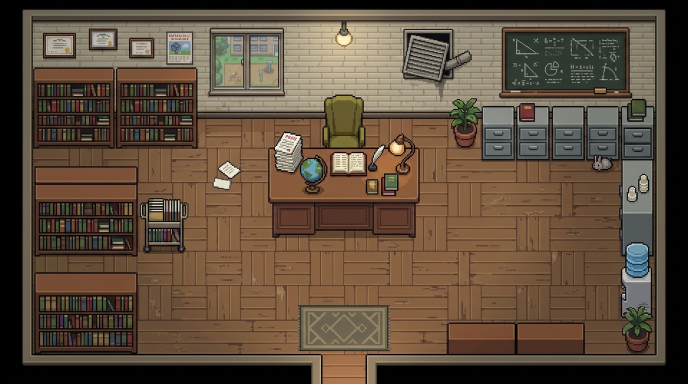
#> input picture client/.edgeone/assets/assets/maps/teacher_office/教师办公室.png, 1376 x 768 px, found by its file name (shown at 1/2 size)
$ python extract_teacher_office.py
#> lines starting #> are read from the running program, lines starting #| are printed output that depends on the picture
"""
教师办公室物品提取脚本
功能：
1. 从 教师办公室.png 中提取每个独立物品
2. 将背景（地板/墙壁）替换为白色
3. 保存为独立 PNG 文件供检查
"""

from PIL import Image
import os
import numpy as np

# 输入输出路径
INPUT_PATH = r"E:\Happy-Child\client\public\assets\maps\teacher_office\教师办公室.png"
TEMP_OUTPUT_DIR = r"E:\Happy-Child\client\public\assets\maps\teacher_office\temp_sprites"
FINAL_OUTPUT_DIR = r"E:\Happy-Child\client\public\assets\maps\teacher_office\teacher_office_sprites"

def ensure_dir(path):
    os.makedirs(path, exist_ok=True)

def get_background_color(img_array, sample_region):
    """从指定区域采样背景颜色"""
    x1, y1, x2, y2 = sample_region
    region = img_array[y1:y2, x1:x2]
    # 取中位数颜色作为背景色（更鲁棒）
    return np.median(region.reshape(-1, 4), axis=0)

def color_distance(c1, c2):
    """计算颜色距离（考虑透明度）"""
    # 归一化到 0-1
    return np.sqrt(np.sum((c1[:3] - c2[:3])**2))

def remove_background(crop, bg_color, threshold=45, is_floor=True):
    """
    移除背景并替换为白色
    - crop: PIL Image (RGBA)
    - bg_color: 背景颜色 [R, G, B, A]
    - threshold: 颜色距离阈值
    - is_floor: 是否是地板上的物体（地板为棕色系）
    """
    arr = np.array(crop).astype(np.float32)
    h, w = arr.shape[:2]

    # 创建掩码：True = 背景
    # 方法：计算每个像素与背景色的距离
    dists = np.zeros((h, w))
    for y in range(h):
        for x in range(w):
            dists[y, x] = color_distance(arr[y, x], bg_color)

    # 同时检查像素是否接近黑色（房间外的区域）
    black_dist = np.sqrt(np.sum(arr[:, :, :3]**2, axis=2))

    # 背景掩码：接近背景色 或 接近纯黑
    mask = (dists < threshold) | (black_dist < 30)

    # 对于地板上的物体，额外检测地板木纹模式
    if is_floor:
        # 地板是棕色系，检测棕色像素
        brown_mask = (arr[:, :, 0] > 80) & (arr[:, :, 0] < 160) & \
                     (arr[:, :, 1] > 50) & (arr[:, :, 1] < 120) & \
                     (arr[:, :, 2] > 30) & (arr[:, :, 2] < 80)
        mask = mask | brown_mask

    # 对于墙壁上的物体，检测砖墙模式
    else:
        # 墙壁是浅色砖墙
        wall_mask = (arr[:, :, 0] > 180) & (arr[:, :, 1] > 180) & (arr[:, :, 2] > 170) & \
                    (arr[:, :, 0] < 240) & (arr[:, :, 1] < 240) & (arr[:, :, 2] < 240)
        mask = mask | wall_mask

    # 创建白色背景输出
    output = arr.copy()
    white = np.array([255, 255, 255, 255], dtype=np.float32)
    output[mask] = white

    # 将结果转换为 uint8
    output = np.clip(output, 0, 255).astype(np.uint8)

    return Image.fromarray(output, 'RGBA')

def extract_object(img, bbox, bg_sample_region, item_name, threshold=45, is_floor=True):
    """
    提取单个物体
    - bbox: (x1, y1, x2, y2) 边界框
    - bg_sample_region: 用于采样背景色的区域
    - item_name: 物品名称
    """
    x1, y1, x2, y2 = bbox

    # 裁剪区域
    crop = img.crop((x1, y1, x2, y2))

    # 获取背景色
    arr = np.array(img)
    bg_color = get_background_color(arr, bg_sample_region)

    # 移除背景
    result = remove_background(crop, bg_color, threshold, is_floor)

    return result

def main():
    ensure_dir(TEMP_OUTPUT_DIR)
    ensure_dir(FINAL_OUTPUT_DIR)

    img = Image.open(INPUT_PATH).convert('RGBA')
#> img is the input picture: PIL image 1376x768 RGBA; mean R, G, B, A 94.7, 77.4, 60.8, 255
    arr = np.array(img)

    print(f"图片尺寸: {img.size}")
#| 图片尺寸: (1376, 768)
    print(f"临时输出目录: {TEMP_OUTPUT_DIR}")

    # 定义所有物品
    # 格式: (item_id, item_name, bbox, bg_sample_region, threshold, is_floor)
    # bbox: (x1, y1, x2, y2)
    # bg_sample_region: (x1, y1, x2, y2) - 用于采样背景色的区域
    # is_floor: True=地板背景, False=墙壁背景

    items = [
        # 墙壁上的物品
        ("item_01", "证书奖状组", (45, 35, 350, 115), (50, 40, 80, 70), 35, False),
        ("item_02", "窗户", (360, 35, 560, 190), (370, 45, 400, 75), 35, False),
        ("item_03", "吊灯", (650, 5, 730, 75), (660, 10, 690, 30), 40, False),
        ("item_04", "通风口", (790, 40, 940, 165), (800, 50, 830, 80), 35, False),
        ("item_05", "黑板", (950, 35, 1340, 205), (960, 45, 990, 75), 35, False),

        # 左侧书架
        ("item_06", "高书柜左", (35, 120, 225, 315), (40, 300, 70, 310), 40, True),
        ("item_07", "高书柜右", (225, 120, 405, 315), (230, 300, 260, 310), 40, True),
        ("item_08", "矮书柜", (35, 320, 225, 515), (40, 500, 70, 510), 40, True),
        ("item_09", "书推车", (235, 330, 330, 465), (240, 450, 270, 460), 40, True),

        # 中间办公区
        ("item_10", "办公椅", (610, 150, 725, 295), (620, 280, 650, 290), 40, True),
        ("item_11", "办公桌", (530, 240, 835, 435), (540, 420, 570, 430), 40, True),
        ("item_12", "地上纸张", (420, 270, 525, 375), (430, 360, 460, 370), 35, True),

        # 桌上物品
        ("item_13", "桌上试卷堆", (550, 220, 615, 285), (555, 275, 580, 280), 35, True),
        ("item_14", "地球仪", (610, 260, 670, 335), (615, 325, 640, 330), 35, True),
        ("item_15", "打开的书", (660, 265, 725, 325), (665, 320, 690, 325), 35, True),
        ("item_16", "钢笔", (715, 250, 750, 305), (720, 295, 740, 300), 30, True),
        ("item_17", "台灯", (745, 220, 805, 290), (750, 280, 775, 285), 35, True),
        ("item_18", "桌上小书本", (780, 270, 825, 335), (785, 325, 810, 330), 35, True),

        # 右侧物品
        ("item_19", "盆栽", (730, 160, 825, 265), (740, 255, 770, 260), 40, True),
        ("item_20", "文件柜组", (950, 170, 1340, 305), (960, 295, 990, 300), 40, True),
        ("item_21", "文件柜上的书", (1000, 150, 1080, 195), (1010, 185, 1030, 190), 35, True),
        ("item_22", "饮水机", (1210, 380, 1335, 555), (1220, 545, 1250, 550), 40, True),
        ("item_23", "置物架杯具", (1230, 280, 1325, 385), (1240, 375, 1260, 380), 35, True),

        # 底部区域
        ("item_24", "地毯", (580, 480, 835, 635), (590, 625, 620, 630), 40, True),
        ("item_25", "长凳", (860, 510, 1125, 615), (870, 605, 900, 610), 40, True),
        ("item_26", "右下角盆栽", (1280, 480, 1365, 620), (1290, 610, 1320, 615), 40, True),
    ]

    extracted = []
    for item_id, item_name, bbox, bg_sample, threshold, is_floor in items:
        print(f"提取: {item_id} - {item_name} ...")
        try:
            result = extract_object(img, bbox, bg_sample, item_name, threshold, is_floor)
            # 保存到临时目录
            temp_path = os.path.join(TEMP_OUTPUT_DIR, f"{item_id}.png")
            result.save(temp_path)
            extracted.append((item_id, item_name, temp_path, bbox))
            print(f"  [OK] 已保存: {temp_path}")
        except Exception as e:
            print(f"  [FAIL] 失败: {e}")
#> this loop made 26 passes
#> bg_color in extract_object on passes 1 to 12: [108, 101, 85, 255], [150.5, 143, 124, 255], [102.5, 90.5, 72, 255], [143, 132, 112, 255], [152, 145, 125, 255], [108, 98, 81, 255], [107, 80, 57, 255], [107.5, 97, 79, 255], [66, 67.5, 52, 255], [126, 91, 63.5, 255], [97, 60, 46, 255], [228, 223, 204, 255]
#> pass 1, in extract_object, `crop = img.crop((x1, y1, x2, y2))`:
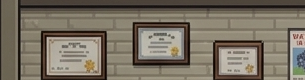
#> crop: PIL image 305x80 RGBA; mean R, G, B, A 120.2, 111.9, 98.2, 255
#> pass 1, in get_background_color, `region = img_array[y1:y2, x1:x2]`:
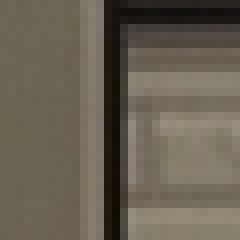
#> region: shape (30, 30, 4) (shown 8 times larger); mean R, G, B, A 104.4, 97.3, 82.7, 255
#> pass 1, in remove_background, `black_dist = np.sqrt(np.sum(arr[:, :, :3]**2, axis=2))`:
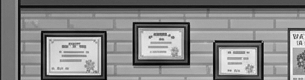
#> black_dist: shape (80, 305) float32; min 12.04, max 353.4, mean 191.6; drawn with min black and max white
#> after the loop:
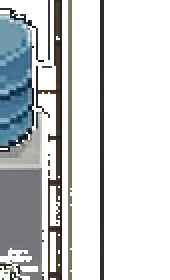
#> result: PIL image 85x140 RGBA (shown 2 times larger); mean R, G, B, A 207.5, 209.9, 211.2, 255
#> after the loop, extracted = 26 items

    print(f"\n提取完成! 共 {len(extracted)} 个物品")
#| 提取完成! 共 26 个物品
    print(f"临时文件保存在: {TEMP_OUTPUT_DIR}")
#| 临时文件保存在: E:\Happy-Child\client\public\assets\maps\teacher_office\temp_sprites
    print(f"请检查这些文件，确认后我将移动到最终目录: {FINAL_OUTPUT_DIR}")

    return extracted

if __name__ == "__main__":
    main()
